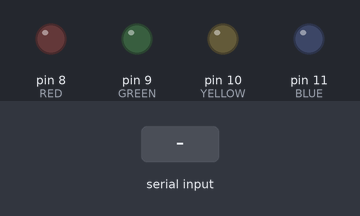
The sketch below on a simulated Arduino Uno, built with avr-gcc and run on an emulated ATmega328P. Shown: output pins drawn as LEDs (lit = HIGH). Inputs (shaded band) come from the test bench.

Above: at 1.2 s.
1.3 s: "1\n" received over Serial
At 2.0 s:
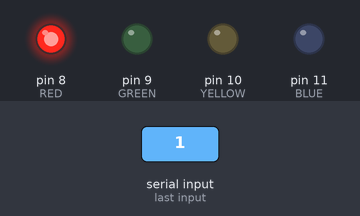
2.8 s: "2\n" received over Serial
At 3.1 s:
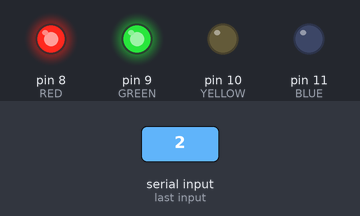
4.3 s: "3\n" received over Serial
At 5.4 s:
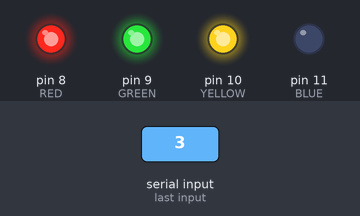
5.8 s: "4\n" received over Serial
At 6.6 s:
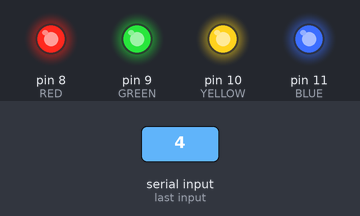
7.3 s: "1\n" received over Serial
At 7.7 s:
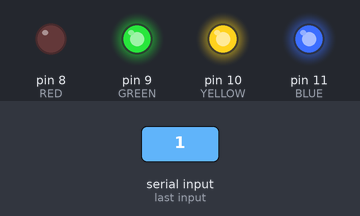
8.8 s: "5\n" received over Serial
At 10.1 s:
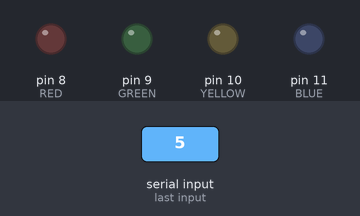
Timing chart, 0 to 11.3 s (numbered marks = the images above; inputs shaded):
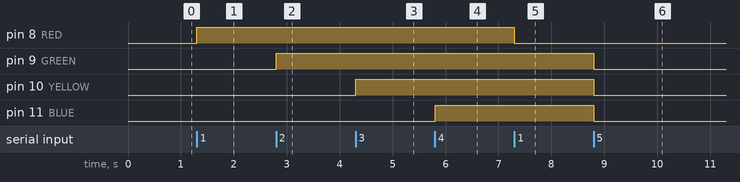

Measured:
- after the input at 1.3 s, pin 8 (RED): LOW → HIGH at once
- after the input at 2.8 s, pin 9 (GREEN): LOW → HIGH at once
- after the input at 4.3 s, pin 10 (YELLOW): LOW → HIGH at once
- after the input at 5.8 s, pin 11 (BLUE): LOW → HIGH at once
- after the input at 7.3 s, pin 8 (RED): HIGH → LOW at once
- after the input at 8.8 s, pin 9 (GREEN), pin 10 (YELLOW), pin 11 (BLUE): HIGH → LOW at once

The sketch:

Read_LED.ino
```cpp
/** HEADER *******************************************************************
 * Author: Anthony Venturella                                                *
 * GitHub: https://github.com/AnthonyVenturella/UnityArduinoToyBox           *
 *---------------------------------------------------------------------------*/
/*  Description                                                              *
 *  Read_LED:                                                                *
 *    Program recieves data from serial one line at a time, parses into int  *
 *    then takes that integer and uses as case for switch statment to toggle *
 *    various LED lights.                                                    *
 *---------------------------------------------------------------------------*/
/*  Expected Board Layout:                                                   *
 *                                                                           *
 *    +-+           +---+                                                    *
 *  +-|P|-----------|USB|---+                                                *
 *  | |W|           +---+   |                                                *
 *  | |R|                   |                                                *
 *  | +-+            AREF[ ]|                                                *
 *  |                 GND[-]|-------------------------+                      *
 *  |[ ]IOREF   LED[+] 13[ ]|                         |                      *
 *  |[ ]RESET          12[ ]|                         |                      *
 *  |[ ]3.3V           11[+]|---[220ohm]----[BLUE]>|--+                      *
 *  |[+]5V             10[+]|---[220ohm]--[YELLOW]>|--+                      *
 *  |[-]GND             9[+]|---[220ohm]---[GREEN]>|--+                      *
 *  |[ ]GND             8[+]|---[220ohm]-----[RED]>|--+                      *
 *  ~                       ~                                                *
 *  |[ ]A4              1[ ]|                                                *
 *  |[ ]A5              0[ ]|                                                *
 *  |                 ______/                                                *
 *   \_______________/                                                       *
 *                                                                           *
 *****************************************************************************/

const int RED    =  8;
const int GREEN  =  9;
const int YELLOW = 10;
const int BLUE   = 11;

void setup() {
  pinMode(RED, OUTPUT);
  pinMode(GREEN, OUTPUT);
  pinMode(YELLOW, OUTPUT);
  pinMode(BLUE, OUTPUT);

  Serial.begin(9600);
}

void loop() {
  if(Serial.available()){
    switch(Serial.readStringUntil('\n').toInt()){
      case 1:
        digitalWrite(RED, !digitalRead(RED));
        break;
      case 2:
        digitalWrite(GREEN, !digitalRead(GREEN));
        break;
      case 3:
        digitalWrite(YELLOW, !digitalRead(YELLOW));
        break;
      case 4:
        digitalWrite(BLUE, !digitalRead(BLUE));
        break;
      case 5:
        digitalWrite(RED,    LOW);
        digitalWrite(GREEN,  LOW);
        digitalWrite(YELLOW, LOW);
        digitalWrite(BLUE,   LOW);
        break;
    }
  }
}
```
